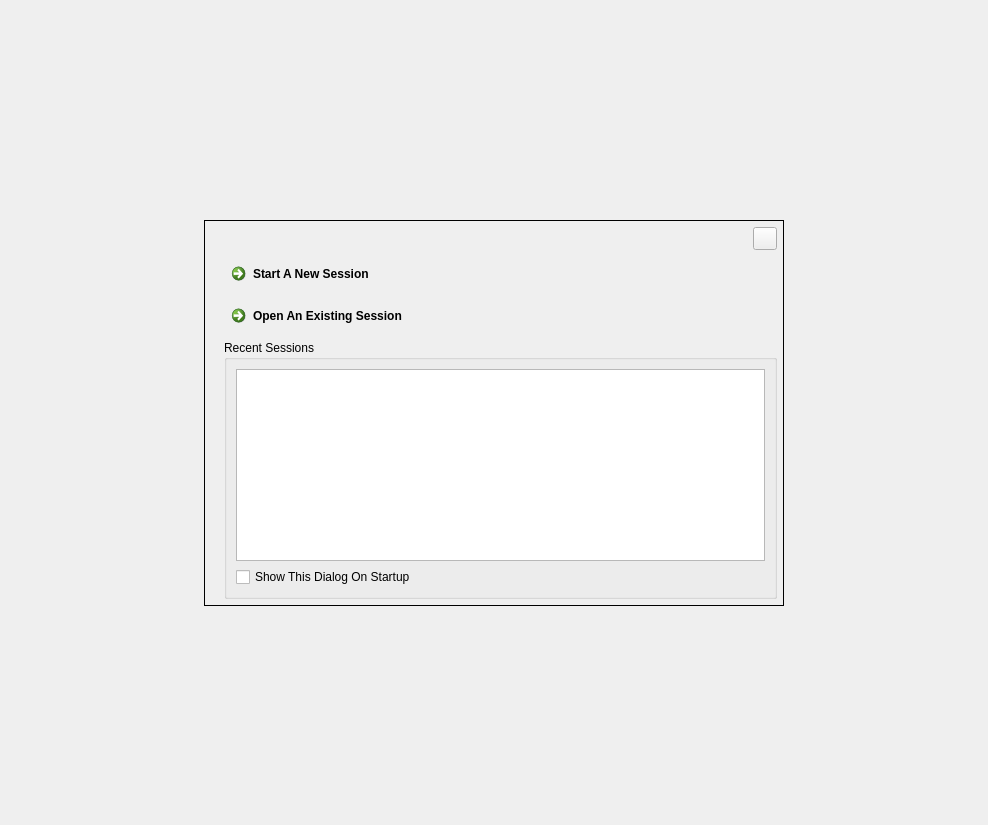
<?xml version="1.0" encoding="UTF-8"?>
<ui version="4.0">
 <class>LC7StartupWidget</class>
 <widget class="QFrame" name="LC7StartupWidget">
  <property name="geometry">
   <rect>
    <x>0</x>
    <y>0</y>
    <width>988</width>
    <height>825</height>
   </rect>
  </property>
  <property name="focusPolicy">
   <enum>Qt::WheelFocus</enum>
  </property>
  <property name="contextMenuPolicy">
   <enum>Qt::NoContextMenu</enum>
  </property>
  <property name="windowTitle">
   <string>L0phtCrack 7</string>
  </property>
  <property name="windowIcon">
   <iconset resource="lc7.qrc">
    <normaloff>:/lc7/lc7icon_16.png</normaloff>:/lc7/lc7icon_16.png</iconset>
  </property>
  <property name="autoFillBackground">
   <bool>false</bool>
  </property>
  <layout class="QGridLayout" name="gridLayout_2">
   <property name="leftMargin">
    <number>0</number>
   </property>
   <property name="topMargin">
    <number>0</number>
   </property>
   <property name="rightMargin">
    <number>0</number>
   </property>
   <property name="bottomMargin">
    <number>0</number>
   </property>
   <item row="0" column="1">
    <spacer name="verticalSpacer">
     <property name="orientation">
      <enum>Qt::Vertical</enum>
     </property>
     <property name="sizeHint" stdset="0">
      <size>
       <width>20</width>
       <height>40</height>
      </size>
     </property>
    </spacer>
   </item>
   <item row="1" column="0">
    <spacer name="horizontalSpacer">
     <property name="orientation">
      <enum>Qt::Horizontal</enum>
     </property>
     <property name="sizeHint" stdset="0">
      <size>
       <width>40</width>
       <height>20</height>
      </size>
     </property>
    </spacer>
   </item>
   <item row="1" column="2">
    <spacer name="horizontalSpacer_2">
     <property name="orientation">
      <enum>Qt::Horizontal</enum>
     </property>
     <property name="sizeHint" stdset="0">
      <size>
       <width>40</width>
       <height>20</height>
      </size>
     </property>
    </spacer>
   </item>
   <item row="2" column="1">
    <spacer name="verticalSpacer_2">
     <property name="orientation">
      <enum>Qt::Vertical</enum>
     </property>
     <property name="sizeHint" stdset="0">
      <size>
       <width>20</width>
       <height>40</height>
      </size>
     </property>
    </spacer>
   </item>
   <item row="1" column="1">
    <widget class="QFrame" name="InnerFrame">
     <property name="minimumSize">
      <size>
       <width>580</width>
       <height>360</height>
      </size>
     </property>
     <property name="autoFillBackground">
      <bool>true</bool>
     </property>
     <property name="frameShape">
      <enum>QFrame::Box</enum>
     </property>
     <property name="frameShadow">
      <enum>QFrame::Plain</enum>
     </property>
     <layout class="QVBoxLayout" name="verticalLayout_2">
      <property name="leftMargin">
       <number>6</number>
      </property>
      <property name="topMargin">
       <number>6</number>
      </property>
      <property name="rightMargin">
       <number>6</number>
      </property>
      <property name="bottomMargin">
       <number>6</number>
      </property>
      <item>
       <layout class="QHBoxLayout" name="horizontalLayout_2">
        <item>
         <spacer name="horizontalSpacer_3">
          <property name="orientation">
           <enum>Qt::Horizontal</enum>
          </property>
          <property name="sizeHint" stdset="0">
           <size>
            <width>40</width>
            <height>20</height>
           </size>
          </property>
         </spacer>
        </item>
        <item>
         <widget class="QToolButton" name="closeButton">
          <property name="sizePolicy">
           <sizepolicy hsizetype="Preferred" vsizetype="Preferred">
            <horstretch>0</horstretch>
            <verstretch>0</verstretch>
           </sizepolicy>
          </property>
         </widget>
        </item>
       </layout>
      </item>
      <item>
       <layout class="QHBoxLayout" name="horizontalLayout">
        <item>
         <widget class="QLabel" name="logo">
          <property name="sizePolicy">
           <sizepolicy hsizetype="Preferred" vsizetype="Expanding">
            <horstretch>0</horstretch>
            <verstretch>0</verstretch>
           </sizepolicy>
          </property>
          <property name="autoFillBackground">
           <bool>false</bool>
          </property>
          <property name="text">
           <string/>
          </property>
          <property name="pixmap">
           <pixmap resource="lc7.qrc">:/lc7/lc7icon_256.png</pixmap>
          </property>
          <property name="scaledContents">
           <bool>false</bool>
          </property>
          <property name="alignment">
           <set>Qt::AlignBottom|Qt::AlignLeading|Qt::AlignLeft</set>
          </property>
         </widget>
        </item>
        <item>
         <layout class="QVBoxLayout" name="verticalLayout">
          <item>
           <widget class="QCommandLinkButton" name="newSessionButton">
            <property name="toolTip">
             <string>Create a new session for manual and advanced auditing</string>
            </property>
            <property name="text">
             <string>Start A New Session</string>
            </property>
           </widget>
          </item>
          <item>
           <widget class="QCommandLinkButton" name="openSessionButton">
            <property name="toolTip">
             <string>Open an existing session file to continue working from where you left off</string>
            </property>
            <property name="text">
             <string>Open An Existing Session</string>
            </property>
           </widget>
          </item>
          <item>
           <widget class="QGroupBox" name="groupBox">
            <property name="sizePolicy">
             <sizepolicy hsizetype="Expanding" vsizetype="Expanding">
              <horstretch>0</horstretch>
              <verstretch>0</verstretch>
             </sizepolicy>
            </property>
            <property name="title">
             <string>Recent Sessions</string>
            </property>
            <layout class="QGridLayout" name="gridLayout">
             <item row="0" column="0">
              <widget class="QListWidget" name="recentSessionsList">
               <property name="toolTip">
                <string>Double-click a session in this list to open it</string>
               </property>
               <property name="editTriggers">
                <set>QAbstractItemView::DoubleClicked</set>
               </property>
               <property name="selectionBehavior">
                <enum>QAbstractItemView::SelectRows</enum>
               </property>
               <property name="uniformItemSizes">
                <bool>true</bool>
               </property>
              </widget>
             </item>
             <item row="1" column="0">
              <widget class="QCheckBox" name="ShowDialogCheckbox">
               <property name="text">
                <string>Show This Dialog On Startup</string>
               </property>
              </widget>
             </item>
            </layout>
           </widget>
          </item>
         </layout>
        </item>
       </layout>
      </item>
     </layout>
    </widget>
   </item>
  </layout>
 </widget>
 <resources>
  <include location="lc7.qrc"/>
 </resources>
 <connections/>
</ui>
